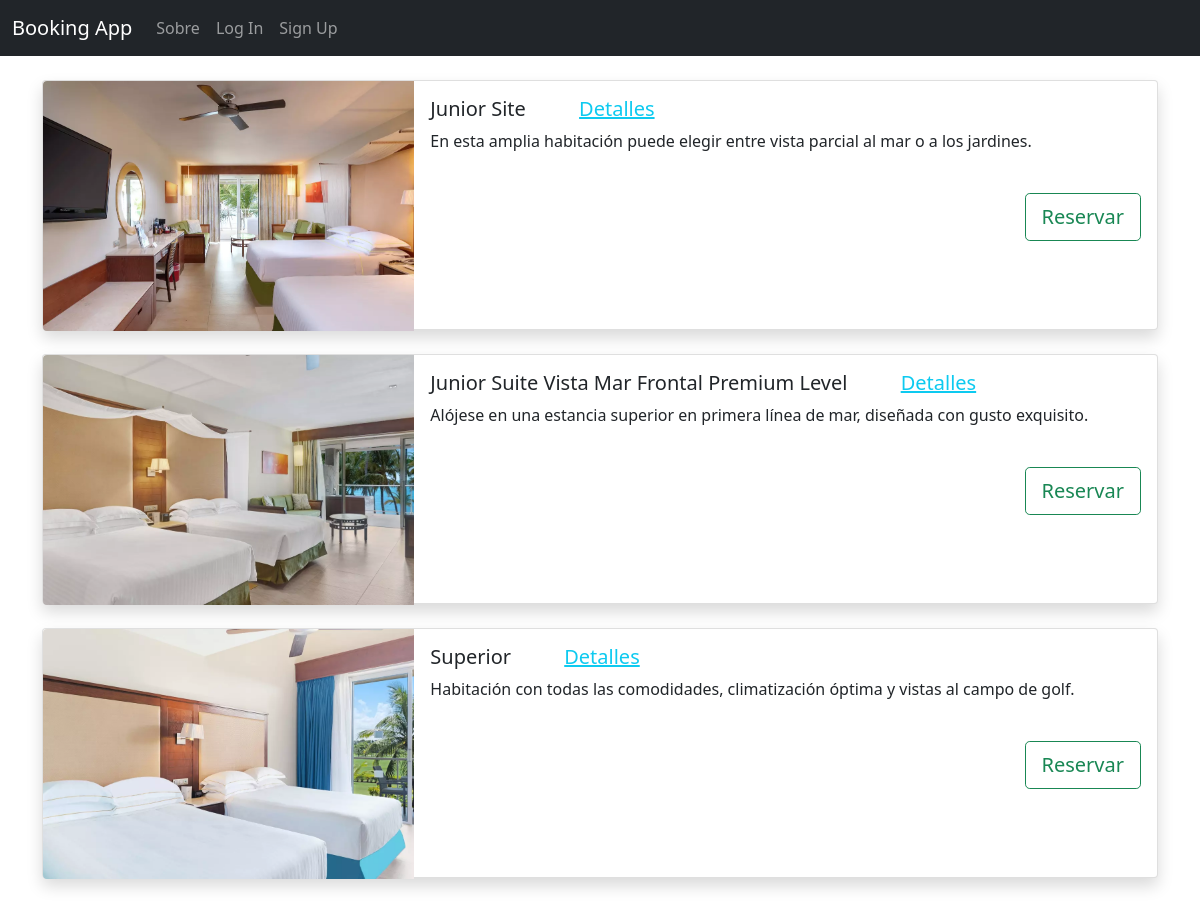
Page /booking/rooms/ on the earlier database version.
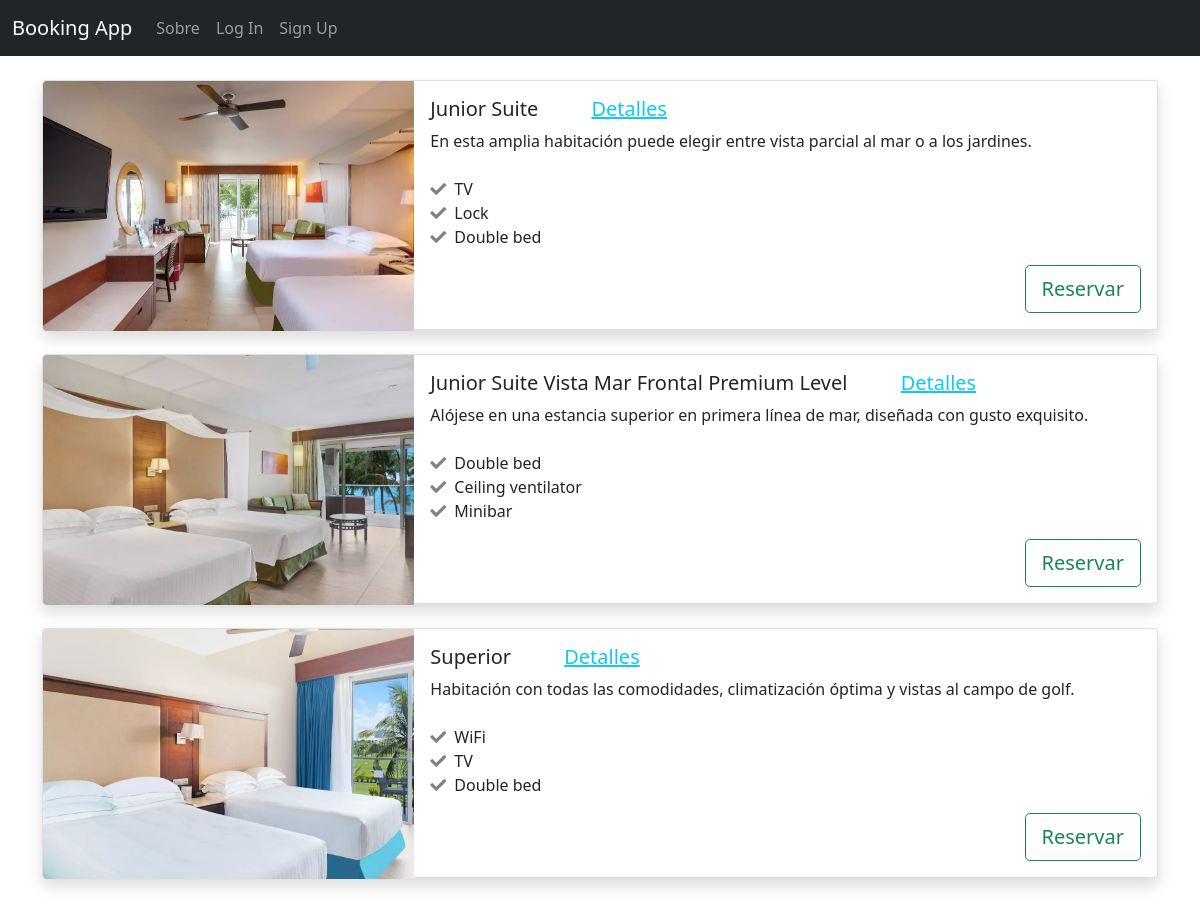
Same page on the later database version.
### booking/models.py (models this page shows, shortened)
class RoomType(models.Model):
    room_type_id = models.AutoField(primary_key=True) # to save space with foreign keys.
    uuid = models.UUIDField( # For displaying detailview without exposing the database.
        default = uuid.uuid4,
        editable = False,
        unique = True,
    )
    type = models.CharField(max_length=255, unique=True)
    short_description = models.TextField(blank=True, null=True)
    description = models.TextField()
    max_adults = models.IntegerField(blank=True, null=True)
    max_children = models.IntegerField(blank=True, null=True)
    price = models.DecimalField(max_digits=6, decimal_places=2)

class Image(models.Model):
    room_type = models.ForeignKey(
        RoomType,
        related_name="images",
        on_delete=models.CASCADE,
    )
    uuid = models.UUIDField(
        default = uuid.uuid4,
        editable = False,
        unique = True
    )
    image = models.ImageField(upload_to='rooms/', blank=True)
    alt = models.CharField(max_length=255)

class RoomFeature(models.Model):
    room_type = models.ForeignKey(
        RoomType,
        on_delete=models.CASCADE,
        related_name='features'
    )
    feature = models.ForeignKey(
        Feature,
        on_delete=models.CASCADE,
        related_name='room_types'
    )

class Feature(models.Model):
    feature = models.CharField(max_length=100)
    icon = models.CharField(max_length=100, default="")

### booking/views.py (the view)
# urls.py: path('rooms/', RoomsListView.as_view(), name='rooms'),
class RoomsListView(generic.ListView):
    model = RoomType
    template_name = 'rooms.html'
    context_object_name = 'room_types'

### templates/rooms.html (shortened to what this page needs)
{% extends '_base.html' %}
{% block content %}
    <div class="pt-4">
    {% for type in room_types %}
        <div class="card mb-4 shadow" style="height: 250px;">
            <div class="row g-0">
                <div class="col-md-4">
                    <img src="{{ type.images.all.0.image.url }}" class="img-fluid rounded-start" style="object-fit: cover; height: 250px;">
                </div>
                <div class="col-md-8">
                    <div class="card-body pl-5">
                        <div class="row">
                            <h5 class="card-title">
                                {{ type.type }}
                                <a class="link-info mx-lg-5" href="{% url 'room_detail' type.uuid %}">Detalles</a>
                            </h5>
                            <p class="card-text">{{ type.short_description }}</p>
                        </div>
                        <div class="row">
                            <ul class="list-unstyled pt-4">
                                {% for feature in type.features.all %}
                                    {% if forloop.counter <= 3 %}
                                        <li class="d-flex">
                                            <div class="d-flex align-items-center">
                                                <i class="fas fa-check" style="color: gray;"></i>
                                                <p class="card-text mx-2">{{ feature.feature.feature }}</p>
                                            </div>
                                        </li>
                                    {% endif %}
                                {% endfor %}
                            </ul>
                        </div>
                        <div class="text-end">
                            <button class="btn btn-outline-success btn-lg">Reservar</button>
                        </div>
                    </div>
                </div>
            </div>
        </div>
    {% endfor %}
    </div>
{% endblock content %}

Differences in the rows shown:
changed RoomType: type "Junior Site" → "Junior Suite"
added RoomFeature: feature.feature "TV", shown under RoomType "Junior Suite"
added RoomFeature: feature.feature "Lock", shown under RoomType "Junior Suite"
added RoomFeature: feature.feature "Double bed", shown under RoomType "Junior Suite"
added RoomFeature: feature.feature "Double bed", shown under RoomType "Junior Suite Vista Mar Frontal Premium Level"
added RoomFeature: feature.feature "Ceiling ventilator", shown under RoomType "Junior Suite Vista Mar Frontal Premium Level"
added RoomFeature: feature.feature "Minibar", shown under RoomType "Junior Suite Vista Mar Frontal Premium Level"
added RoomFeature: feature.feature "WiFi", shown under RoomType "Superior"
added RoomFeature: feature.feature "TV", shown under RoomType "Superior"
added RoomFeature: feature.feature "Double bed", shown under RoomType "Superior"
